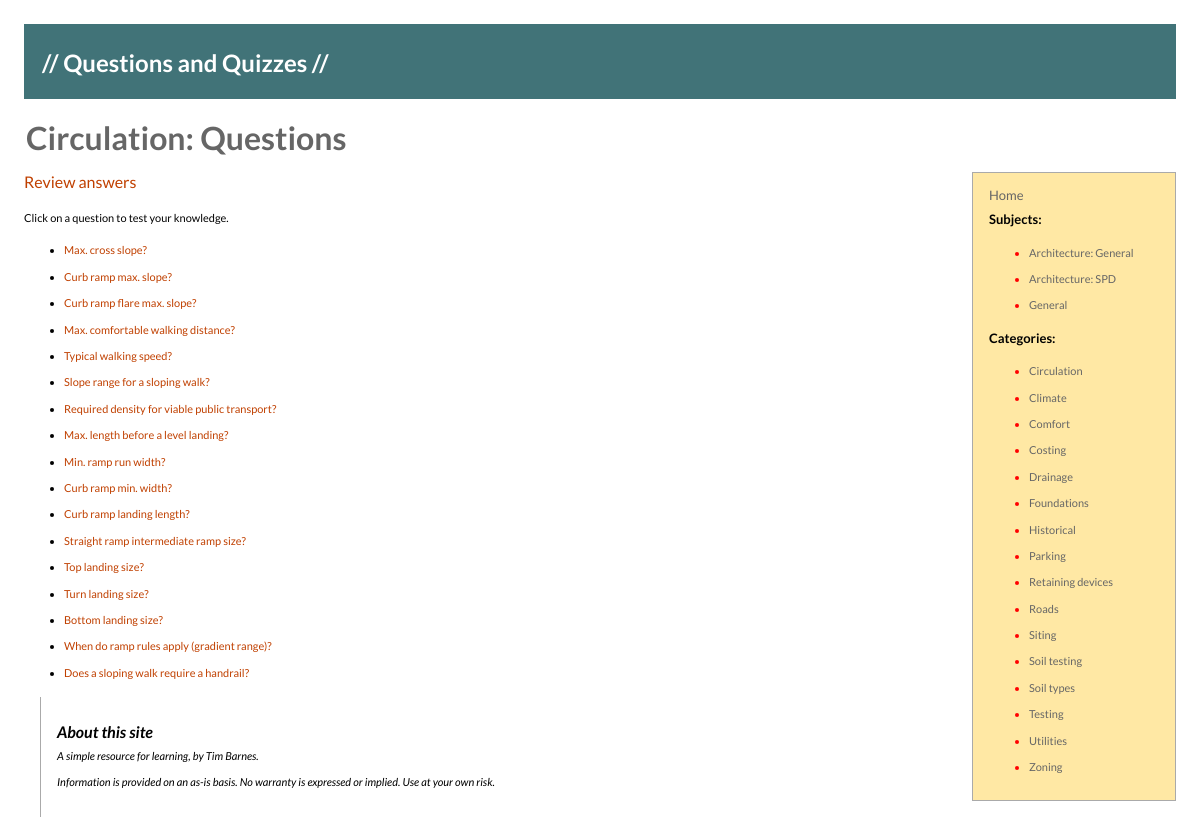
Page /educate/q/Circulation/ on the committed database.
### educate/models.py (models this page shows, shortened)
class Category(models.Model):
    subject = models.ForeignKey(Subject)
    name = models.CharField(max_length=40)
    description = models.CharField(max_length=200, default='-description-')

class Subject(models.Model):
    name = models.CharField(max_length=40)
    description = models.CharField(max_length=200, default='-description-')

class Question(models.Model):
    category = models.ForeignKey(Category)
    question = models.CharField(max_length=200)
    answer = models.CharField(max_length=200)

### educate/views.py (the view)
# urls.py: url(r'^q/(?P<category>[a-zA-Z:,\- d]+)/$', views.QuestionsView.as_view(), name='questions'),
class QuestionsView(generic.ListView):
    template_name = 'educate/questions.html'
    context_object_name = 'question_list'
    def get_context_data(self, **kwargs):
        context = super(QuestionsView, self).get_context_data(**kwargs)
        context.update({
            'category': self.kwargs['category'],
            'subject_list': Subject.objects.order_by('name'),
            'category_list': Category.objects.order_by('name'),
        })
        return context
    def get_queryset(self):
        return Question.objects.filter(category__name=self.kwargs['category'])

### educate/templates/educate/questions.html (shortened to what this page needs)
{% extends "educate/base.html" %}
{% block title %}
<h1 class="pagetitle">{{ category }}: Questions</h1>
{% endblock %}
{% block content %}
  {% if question_list %}
    {% if review %}
      <a href="{% url 'questions' category %}">Hide answers</a>
    {% else %}
      <a href="{% url 'review_questions' category %}">Review answers</a>
      <br /><br />
      <p>Click on a question to test your knowledge.</p>
    {% endif %}
  <ul>
    {% for q in question_list %}
    <li><a href="{% url 'ask' q.id %}">{{ q.question }}?</a>
    </li>
    {% endfor %}
  </ul>
  {% else %}
  <p>No questions found</p>
  {% endif %}
{% endblock %}

### educate/templates/educate/base.html (shortened to what this page needs)
{% load staticfiles %}
<html xmlns="http://www.w3.org/1999/xhtml" xml:lang="en" lang="en">
  <head>
    <link rel="stylesheet" type="text/css" href="{% static 'educate/educate.css' %}" />
  </head>
  <body>
    <div class="main">
      <div class="banner">
	<h1><a href="{% url 'home' %}">// Questions and Quizzes //</a></h1>
      </div>
      {% block title %}<h1 class="pagetitle">Home</h1>{% endblock %}
      <div id="sidebar">
	<div id="menu">
	  {% block menu %}
	  <h3><a href="{% url 'home' %}">Home</a></h3>
	  <h3>Subjects:</h3>
	  {% if subject_list %}
	  <ul>
	    {% for sub in subject_list %}
	    <li><a href="{% url 'categories' sub.name %}">{{ sub.name }}</a></li>
	    {% endfor %}
	  </ul>
	  {% else %}
	  <p>No subjects are available</p>
	  {% endif %}
	  <h3>Categories:</h3>
	  {% if category_list %}
	  <ul>
	    {% for cat in category_list %}
	    <li><a href="{% url 'questions' cat.name %}">{{ cat.name }}</a></li>
	    {% endfor %}
	  </ul>
	  {% else %}
	  <p>No categories are available</p>
	  {% endif %}
	  {% endblock %}
	</div>
      </div>
      <div class=content>
	{% block content %}{% endblock %}
	{% block footer %}
	<div class="byline">
	  <h2>About this site</h2>
	  <p>A simple resource for learning, by Tim Barnes.</p>
	  <p>Information is provided on an as-is basis. No warranty is expressed or implied. Use at your own risk.</p<>
	</div>
	{% endblock %}
      </div>
    </div>
</body>
</html>

### educate/static/educate/educate.css (style rules this page uses)
div { font-family:'Lato',Verdana,Helvetica,Arial,sans-serif; }
a,address,blockquote,cite,code,dd,del,dfn,div,dl,dt,em,form,h1,h2,h3,h4,h5,h6,iframe,img,kbd,li,object,ol,p,q ,samp,small,span,strong,sub,sup,ul,var,applet,b,big,center,dir,font,hr,i,menu,pre,s,strike,tt,u,abbr,acronym, bdo,button,fieldset,ins,label { text-align:left;border-bottom:0pt none; }
p,li { font-size:11px;padding:0em;margin-top:0em;margin-bottom:.9em;line-height:1.5em; }
a { text-decoration:none;background-color:transparent; }
a:link { color:#c04000; }
body { font-family:Lato,Verdana,"Myriad Web",Syntax,Helvetica,sans-serif;text-align:center;height:100%; }
.banner { padding:1em;background-color:#417378;margin-bottom:1em; }
.banner a, h1 { font-size:x-large;color:white; }
#sidebar { float:right;width:220px; }
#menu { background-color:#ffe8a4;border:1px #aaa solid;margin-left:1em;padding-left:1em;padding-top:0.5em;padd ing-right:1em;padding-bottom:.5em;line-height:1.25em;color:red; }
.main { margin:0 auto;text-align:left; padding:1em; }
.content { margin:0px; }
.byline { font-style:italic;text-align:justify;padding:1em;margin-left:1em;border-left:solid 1px #aaa;border-b ottom:solid 1px #aaa; }
#menu h2,h3,h4 { font-size:large; }
#menu a { color:#666666;font-weight:normal;background-color:transparent; }
h1,h2,h3,h4,h5,h6 { line-height:1.33em;margin-bottom:0.33em;font-family:Lato,"Myriad Web",Arial,Helvetica,sans-seri f; }
h1,h2,h3,h4,h5,h6,dt,th,thead,tfoot { background:none repeat scroll 0% 50%;color:black; }
h1 { margin-top:.5em;font-size:large;padding:2px; }
h1.pagetitle { font-size:xx-large;color:#666; }
h2 { font-size:medium;font-weight:bold;margin-top:.5em; }
h3 { font-size:small;font-weight:bold;margin-top:.5em; }

### rows in the picture
Category: name "Circulation"
Subject: name "Architecture: General"
Subject: name "Architecture: SPD"
Subject: name "General"
Category: name "Climate"
Category: name "Comfort"
Category: name "Costing"
Category: name "Drainage"
Category: name "Foundations"
Category: name "Historical"
Category: name "Parking"
Category: name "Retaining devices"
Category: name "Roads"
Category: name "Siting"
Category: name "Soil testing"
Category: name "Soil types"
Category: name "Testing"
Category: name "Utilities"
Category: name "Zoning"
Question: question "Max. cross slope"
Question: question "Curb ramp max. slope"
Question: question "Curb ramp flare max. slope"
Question: question "Max. comfortable walking distance"
Question: question "Typical walking speed"
Question: question "Slope range for a sloping walk"
Question: question "Required density for viable public transport"
Question: question "Max. length before a level landing"
Question: question "Min. ramp run width"
Question: question "Curb ramp min. width"
Question: question "Curb ramp landing length"
Question: question "Straight ramp intermediate ramp size"
Question: question "Top landing size"
Question: question "Turn landing size"
Question: question "Bottom landing size"
Question: question "When do ramp rules apply (gradient range)"
Question: question "Does a sloping walk require a handrail"
